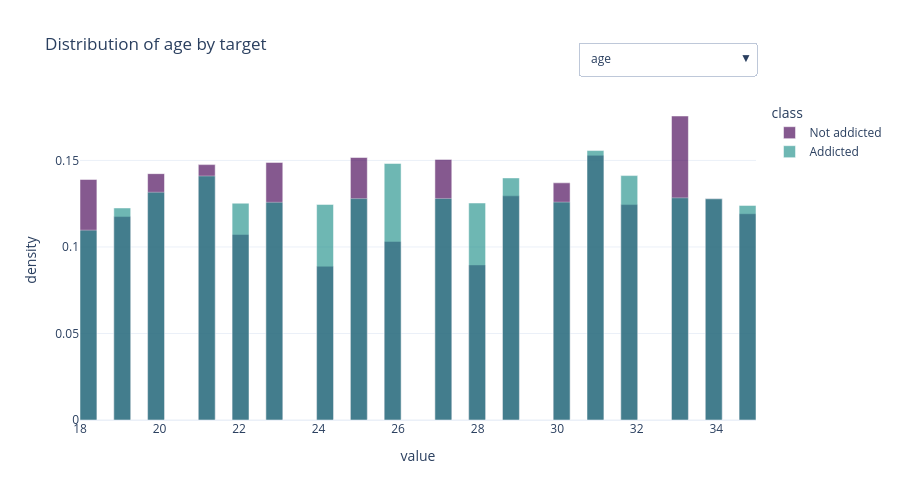

The cell this chart's notebook holds for it:
### Markdown cell above
## 3. Numeric feature distributions

Full-data histograms (not the sample), split by target class. In the interactive version,
use the dropdown to switch between features; the static fallback below it shows all nine as
small multiples instead, since a dropdown can only export one state as an image.

### Code cell
histograms = {}  # col -> (bins, centers, width, counts_by_class)
n_bins = 40
for col in NUM_COLS:
    vals = train[[col, TARGET]].dropna()
    bins = np.linspace(vals[col].min(), vals[col].max(), n_bins + 1)
    centers = (bins[:-1] + bins[1:]) / 2
    width = bins[1] - bins[0]
    counts_by_class = {
        cls: np.histogram(vals.loc[vals[TARGET] == cls, col], bins=bins, density=True)[0]
        for cls in (0, 1)
    }
    histograms[col] = (centers, width, counts_by_class)

class_style = [(0, "#440154", "Not addicted"), (1, "#21918c", "Addicted")]

# --- interactive: one feature at a time, picked via dropdown ---
fig = go.Figure()
buttons = []
for i, col in enumerate(NUM_COLS):
    centers, width, counts_by_class = histograms[col]
    for cls, color, name in class_style:
        fig.add_bar(x=centers, y=counts_by_class[cls], width=width, name=name, marker_color=color,
                    opacity=0.65, visible=(i == 0),
                    hovertemplate=f"{col}=%{{x:.2f}}<br>density=%{{y:.3f}}<extra>{name}</extra>")
    visible = [False] * (2 * len(NUM_COLS))
    visible[2 * i], visible[2 * i + 1] = True, True
    buttons.append(dict(label=col, method="update",
                         args=[{"visible": visible}, {"title": f"Distribution of {col} by target"}]))

fig.update_layout(
    updatemenus=[dict(active=0, buttons=buttons, x=1.0, xanchor="right", y=1.18, yanchor="top")],
    barmode="overlay", title=f"Distribution of {NUM_COLS[0]} by target",
    xaxis_title="value", yaxis_title="density", height=500, legend_title="class",
)
fig.show()

# --- static fallback: all nine features as small multiples (this is what renders on GitHub) ---
grid = make_subplots(rows=3, cols=3, subplot_titles=NUM_COLS)
for i, col in enumerate(NUM_COLS):
    centers, width, counts_by_class = histograms[col]
    row, colpos = i // 3 + 1, i % 3 + 1
    for cls, color, name in class_style:
        grid.add_bar(x=centers, y=counts_by_class[cls], width=width, name=name,
                     marker_color=color, opacity=0.65, showlegend=(i == 0),
                     row=row, col=colpos)
grid.update_layout(barmode="overlay", title="Distribution of each numeric feature by target",
                    height=850, legend_title="class")
grid.show(renderer="png", width=1050, height=850, scale=2)
